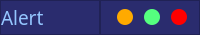
           <widget class="QFrame" name="title_bar">
            <property name="maximumSize">
             <size>
              <width>16777215</width>
              <height>35</height>
             </size>
            </property>
            <property name="styleSheet">
             <string notr="true">QFrame {
background-color: rgb(42, 44, 110);

}

</string>
            </property>
            <property name="frameShape">
             <enum>QFrame::NoFrame</enum>
            </property>
            <property name="frameShadow">
             <enum>QFrame::Raised</enum>
            </property>
            <layout class="QHBoxLayout" name="horizontalLayout">
             <property name="spacing">
              <number>0</number>
             </property>
             <property name="leftMargin">
              <number>0</number>
             </property>
             <property name="topMargin">
              <number>0</number>
             </property>
             <property name="rightMargin">
              <number>0</number>
             </property>
             <property name="bottomMargin">
              <number>0</number>
             </property>
             <item>
              <widget class="QFrame" name="frame_title">
               <property name="minimumSize">
                <size>
                 <width>0</width>
                 <height>35</height>
                </size>
               </property>
               <property name="frameShape">
                <enum>QFrame::StyledPanel</enum>
               </property>
               <property name="frameShadow">
                <enum>QFrame::Raised</enum>
               </property>
               <layout class="QVBoxLayout" name="verticalLayout_2">
                <property name="spacing">
                 <number>0</number>
                </property>
                <property name="leftMargin">
                 <number>0</number>
                </property>
                <property name="topMargin">
                 <number>0</number>
                </property>
                <property name="rightMargin">
                 <number>0</number>
                </property>
                <property name="bottomMargin">
                 <number>0</number>
                </property>
                <item>
                 <widget class="QLabel" name="label_title">
                  <property name="font">
                   <font>
                    <family>Gill Sans Nova</family>
                    <pointsize>14</pointsize>
                    <weight>50</weight>
                    <bold>false</bold>
                   </font>
                  </property>
                  <property name="styleSheet">
                   <string notr="true">color: #94c6ff;</string>
                  </property>
                  <property name="text">
                   <string>Alert</string>
                  </property>
                 </widget>
                </item>
               </layout>
              </widget>
             </item>
             <item>
              <widget class="QFrame" name="frame_btns">
               <property name="maximumSize">
                <size>
                 <width>100</width>
                 <height>16777215</height>
                </size>
               </property>
               <property name="frameShape">
                <enum>QFrame::StyledPanel</enum>
               </property>
               <property name="frameShadow">
                <enum>QFrame::Raised</enum>
               </property>
               <layout class="QHBoxLayout" name="horizontalLayout_2">
                <property name="spacing">
                 <number>0</number>
                </property>
                <property name="leftMargin">
                 <number>5</number>
                </property>
                <property name="topMargin">
                 <number>0</number>
                </property>
                <property name="rightMargin">
                 <number>0</number>
                </property>
                <property name="bottomMargin">
                 <number>0</number>
                </property>
                <item alignment="Qt::AlignVCenter">
                 <widget class="QPushButton" name="btn_minimize">
                  <property name="minimumSize">
                   <size>
                    <width>16</width>
                    <height>16</height>
                   </size>
                  </property>
                  <property name="maximumSize">
                   <size>
                    <width>16</width>
                    <height>16</height>
                   </size>
                  </property>
                  <property name="toolTip">
                   <string>Minimize</string>
                  </property>
                  <property name="styleSheet">
                   <string notr="true">QPushButton {
	border: none;
	border-radius: 8px;
	background-color: rgb(255, 170, 0);
}
QPushButton:hover{
	background-color: rgba(255, 170, 0, 150);
}



</string>
                  </property>
                  <property name="text">
                   <string/>
                  </property>
                 </widget>
                </item>
                <item>
                 <widget class="QPushButton" name="btn_maximize">
                  <property name="minimumSize">
                   <size>
                    <width>16</width>
                    <height>16</height>
                   </size>
                  </property>
                  <property name="maximumSize">
                   <size>
                    <width>16</width>
                    <height>16</height>
                   </size>
                  </property>
                  <property name="toolTip">
                   <string>Maximize</string>
                  </property>
                  <property name="styleSheet">
                   <string notr="true">QPushButton {
	border: none;
	border-radius: 8px;
	background-color: rgb(85, 255, 127);
}
QPushButton:hover{
	background-color: rgba(85, 255, 127, 156);
}



</string>
                  </property>
                  <property name="text">
                   <string/>
                  </property>
                 </widget>
                </item>
                <item>
                 <widget class="QPushButton" name="btn_close">
                  <property name="minimumSize">
                   <size>
                    <width>16</width>
                    <height>16</height>
                   </size>
                  </property>
                  <property name="maximumSize">
                   <size>
                    <width>16</width>
                    <height>16</height>
                   </size>
                  </property>
                  <property name="toolTip">
                   <string>Close</string>
                  </property>
                  <property name="styleSheet">
                   <string notr="true">QPushButton {
	border: none;
	border-radius: 8px;
	background-color: rgb(255, 0, 0);
}
QPushButton:hover{
	
	background-color: rgba(255, 0, 0, 150);
}



</string>
                  </property>
                  <property name="text">
                   <string/>
                  </property>
                 </widget>
                </item>
               </layout>
              </widget>
             </item>
            </layout>
           </widget>
